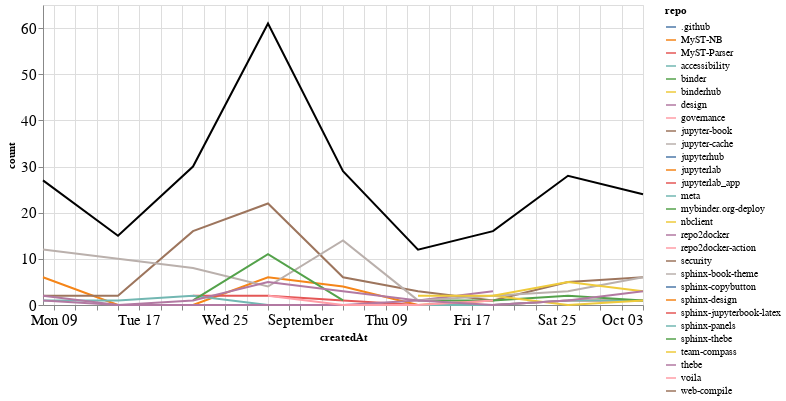

Write notebook code for a chart like this one.
### Markdown cell above
### Comments

### Code cell
comments_time = comments.groupby('repo').resample('W', on='createdAt').count()['author'].reset_index()
comments_time = comments_time.rename(columns={'author': 'count'})
comments_time_total = comments_time.groupby('createdAt').agg({"count": "sum"}).reset_index()
ch1 = alt.Chart(comments_time, width=600).mark_line().encode(
    x='createdAt',
    y='count',
    color='repo',
    tooltip="repo"
)

ch2 = alt.Chart(comments_time_total, width=600).mark_line(color="black").encode(
    x='createdAt',
    y='count',
)

ch1 + ch2

### Figure 1 — Vega-Lite specification as saved in the notebook (floating-point values rounded to 4 significant figures)
{"config": {"axisLeft": {"labelFontSize": 15}, "axisBottom": {"labelFontSize": 15}}, "layer": [{"data": {"name": "data-7cdfb97b0ba071be88624c27ea223f36"}, "mark": "line", "encoding": {"color": {"type": "nominal", "field": "repo"}, "tooltip": {"type": "nominal", "field": "repo"}, "x": {"type": "temporal", "field": "createdAt"}, "y": {"type": "quantitative", "field": "count"}}, "width": 600}, {"data": {"name": "data-27888b918b085291cd1ca0f3d82a22bb"}, "mark": {"type": "line", "color": "black"}, "encoding": {"x": {"type": "temporal", "field": "createdAt"}, "y": {"type": "quantitative", "field": "count"}}, "width": 600}], "$schema": "https://vega.github.io/schema/vega-lite/v4.8.1.json", "datasets": {"data-7cdfb97b0ba071be88624c27ea223f36": [{"repo": ".github", "createdAt": "2021-09-12T00:00:00", "count": 1}, {"repo": "MyST-NB", "createdAt": "2021-08-08T00:00:00", "count": 6}, {"repo": "MyST-NB", "createdAt": "2021-08-15T00:00:00", "count": 0}, {"repo": "MyST-NB", "createdAt": "2021-08-22T00:00:00", "count": 0}, {"repo": "MyST-NB", "createdAt": "2021-08-29T00:00:00", "count": 6}, {"repo": "MyST-NB", "createdAt": "2021-09-05T00:00:00", "count": 4}, {"repo": "MyST-NB", "createdAt": "2021-09-12T00:00:00", "count": 0}, {"repo": "MyST-NB", "createdAt": "2021-09-19T00:00:00", "count": 1}, {"repo": "MyST-Parser", "createdAt": "2021-08-22T00:00:00", "count": 2}, {"repo": "MyST-Parser", "createdAt": "2021-08-29T00:00:00", "count": 2}, {"repo": "MyST-Parser", "createdAt": "2021-09-05T00:00:00", "count": 1}, {"repo": "MyST-Parser", "createdAt": "2021-09-12T00:00:00", "count": 0}, {"repo": "MyST-Parser", "createdAt": "2021-09-19T00:00:00", "count": 0}, {"repo": "MyST-Parser", "createdAt": "2021-09-26T00:00:00", "count": 1}, {"repo": "MyST-Parser", "createdAt": "2021-10-03T00:00:00", "count": 1}, {"repo": "accessibility", "createdAt": "2021-08-29T00:00:00", "count": 2}, {"repo": "binder", "createdAt": "2021-09-19T00:00:00", "count": 1}, {"repo": "binderhub", "createdAt": "2021-09-26T00:00:00", "count": 8}, {"repo": "design", "createdAt": "2021-08-29T00:00:00", "count": 1}, {"repo": "governance", "createdAt": "2021-09-19T00:00:00", "count": 2}, {"repo": "jupyter-book", "createdAt": "2021-08-08T00:00:00", "count": 2}, {"repo": "jupyter-book", "createdAt": "2021-08-15T00:00:00", "count": 2}, {"repo": "jupyter-book", "createdAt": "2021-08-22T00:00:00", "count": 16}, {"repo": "jupyter-book", "createdAt": "2021-08-29T00:00:00", "count": 22}, {"repo": "jupyter-book", "createdAt": "2021-09-05T00:00:00", "count": 6}, {"repo": "jupyter-book", "createdAt": "2021-09-12T00:00:00", "count": 3}, {"repo": "jupyter-book", "createdAt": "2021-09-19T00:00:00", "count": 1}, {"repo": "jupyter-book", "createdAt": "2021-09-26T00:00:00", "count": 5}, {"repo": "jupyter-book", "createdAt": "2021-10-03T00:00:00", "count": 6}, {"repo": "jupyter-cache", "createdAt": "2021-08-29T00:00:00", "count": 1}, {"repo": "jupyterhub", "createdAt": "2021-08-29T00:00:00", "count": 4}, {"repo": "jupyterlab", "createdAt": "2021-08-15T00:00:00", "count": 2}, {"repo": "jupyterlab_app", "createdAt": "2021-09-26T00:00:00", "count": 1}, {"repo": "meta", "createdAt": "2021-08-08T00:00:00", "count": 1}, {"repo": "meta", "createdAt": "2021-08-15T00:00:00", "count": 1}, {"repo": "meta", "createdAt": "2021-08-22T00:00:00", "count": 2}, {"repo": "meta", "createdAt": "2021-08-29T00:00:00", "count": 0}, {"repo": "meta", "createdAt": "2021-09-05T00:00:00", "count": 0}, {"repo": "meta", "createdAt": "2021-09-12T00:00:00", "count": 0}, {"repo": "meta", "createdAt": "2021-09-19T00:00:00", "count": 0}, {"repo": "meta", "createdAt": "2021-09-26T00:00:00", "count": 1}, {"repo": "meta", "createdAt": "2021-10-03T00:00:00", "count": 1}, {"repo": "mybinder.org-deploy", "createdAt": "2021-09-12T00:00:00", "count": 1}, {"repo": "mybinder.org-deploy", "createdAt": "2021-09-19T00:00:00", "count": 1}, {"repo": "mybinder.org-deploy", "createdAt": "2021-09-26T00:00:00", "count": 2}, {"repo": "mybinder.org-deploy", "createdAt": "2021-10-03T00:00:00", "count": 1}, {"repo": "nbclient", "createdAt": "2021-09-19T00:00:00", "count": 2}, {"repo": "nbclient", "createdAt": "2021-09-26T00:00:00", "count": 0}, {"repo": "nbclient", "createdAt": "2021-10-03T00:00:00", "count": 1}, {"repo": "repo2docker", "createdAt": "2021-08-08T00:00:00", "count": 1}, {"repo": "repo2docker", "createdAt": "2021-08-15T00:00:00", "count": 0}, {"repo": "repo2docker", "createdAt": "2021-08-22T00:00:00", "count": 0}, {"repo": "repo2docker", "createdAt": "2021-08-29T00:00:00", "count": 0}, {"repo": "repo2docker", "createdAt": "2021-09-05T00:00:00", "count": 0}, {"repo": "repo2docker", "createdAt": "2021-09-12T00:00:00", "count": 1}, {"repo": "repo2docker", "createdAt": "2021-09-19T00:00:00", "count": 3}, {"repo": "repo2docker-action", "createdAt": "2021-08-29T00:00:00", "count": 2}, {"repo": "repo2docker-action", "createdAt": "2021-09-05T00:00:00", "count": 0}, {"repo": "repo2docker-action", "createdAt": "2021-09-12T00:00:00", "count": 0}, {"repo": "repo2docker-action", "createdAt": "2021-09-19T00:00:00", "count": 1}, {"repo": "security", "createdAt": "2021-10-03T00:00:00", "count": 1}, {"repo": "sphinx-book-theme", "createdAt": "2021-08-08T00:00:00", "count": 12}, {"repo": "sphinx-book-theme", "createdAt": "2021-08-15T00:00:00", "count": 10}, {"repo": "sphinx-book-theme", "createdAt": "2021-08-22T00:00:00", "count": 8}, {"repo": "sphinx-book-theme", "createdAt": "2021-08-29T00:00:00", "count": 4}, {"repo": "sphinx-book-theme", "createdAt": "2021-09-05T00:00:00", "count": 14}, {"repo": "sphinx-book-theme", "createdAt": "2021-09-12T00:00:00", "count": 1}, {"repo": "sphinx-book-theme", "createdAt": "2021-09-19T00:00:00", "count": 2}, {"repo": "sphinx-book-theme", "createdAt": "2021-09-26T00:00:00", "count": 3}, {"repo": "sphinx-book-theme", "createdAt": "2021-10-03T00:00:00", "count": 6}, {"repo": "sphinx-copybutton", "createdAt": "2021-08-08T00:00:00", "count": 1}, {"repo": "sphinx-design", "createdAt": "2021-08-08T00:00:00", "count": 2}, {"repo": "sphinx-jupyterbook-latex", "createdAt": "2021-10-03T00:00:00", "count": 1}, {"repo": "sphinx-panels", "createdAt": "2021-08-29T00:00:00", "count": 1}, {"repo": "sphinx-thebe", "createdAt": "2021-08-22T00:00:00", "count": 1}, {"repo": "sphinx-thebe", "createdAt": "2021-08-29T00:00:00", "count": 11}, {"repo": "sphinx-thebe", "createdAt": "2021-09-05T00:00:00", "count": 1}, {"repo": "team-compass", "createdAt": "2021-09-12T00:00:00", "count": 2}, {"repo": "team-compass", "createdAt": "2021-09-19T00:00:00", "count": 2}, {"repo": "team-compass", "createdAt": "2021-09-26T00:00:00", "count": 5}, {"repo": "team-compass", "createdAt": "2021-10-03T00:00:00", "count": 3}, {"repo": "thebe", "createdAt": "2021-08-08T00:00:00", "count": 2}, {"repo": "thebe", "createdAt": "2021-08-15T00:00:00", "count": 0}, {"repo": "thebe", "createdAt": "2021-08-22T00:00:00", "count": 1}, {"repo": "thebe", "createdAt": "2021-08-29T00:00:00", "count": 5}, {"repo": "thebe", "createdAt": "2021-09-05T00:00:00", "count": 3}, {"repo": "thebe", "createdAt": "2021-09-12T00:00:00", "count": 1}, {"repo": "thebe", "createdAt": "2021-09-19T00:00:00", "count": 0}, {"repo": "thebe", "createdAt": "2021-09-26T00:00:00", "count": 1}, {"repo": "thebe", "createdAt": "2021-10-03T00:00:00", "count": 3}, {"repo": "voila", "createdAt": "2021-09-12T00:00:00", "count": 2}, {"repo": "web-compile", "createdAt": "2021-09-26T00:00:00", "count": 1}], "data-27888b918b085291cd1ca0f3d82a22bb": [{"createdAt": "2021-08-08T00:00:00", "count": 27}, {"createdAt": "2021-08-15T00:00:00", "count": 15}, {"createdAt": "2021-08-22T00:00:00", "count": 30}, {"createdAt": "2021-08-29T00:00:00", "count": 61}, {"createdAt": "2021-09-05T00:00:00", "count": 29}, {"createdAt": "2021-09-12T00:00:00", "count": 12}, {"createdAt": "2021-09-19T00:00:00", "count": 16}, {"createdAt": "2021-09-26T00:00:00", "count": 28}, {"createdAt": "2021-10-03T00:00:00", "count": 24}]}}
